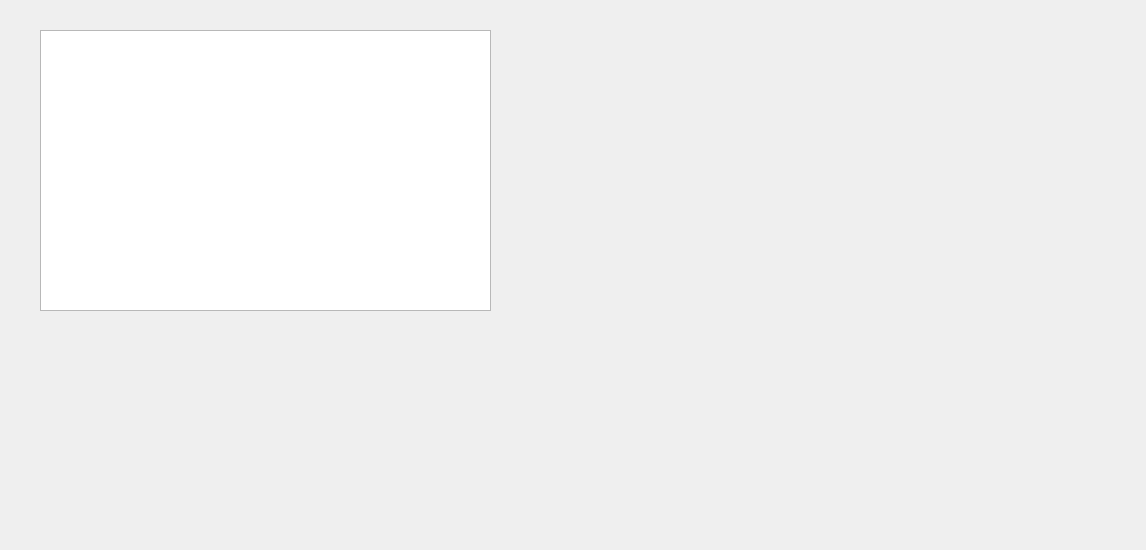
<?xml version="1.0" encoding="UTF-8"?>
<ui version="4.0">
 <class>FinalWindow</class>
 <widget class="QDialog" name="FinalWindow">
  <property name="geometry">
   <rect>
    <x>0</x>
    <y>0</y>
    <width>1146</width>
    <height>550</height>
   </rect>
  </property>
  <property name="windowTitle">
   <string>Dialog</string>
  </property>
  <widget class="QTableView" name="finaltable">
   <property name="geometry">
    <rect>
     <x>40</x>
     <y>30</y>
     <width>451</width>
     <height>281</height>
    </rect>
   </property>
  </widget>
 </widget>
 <resources/>
 <connections/>
</ui>
